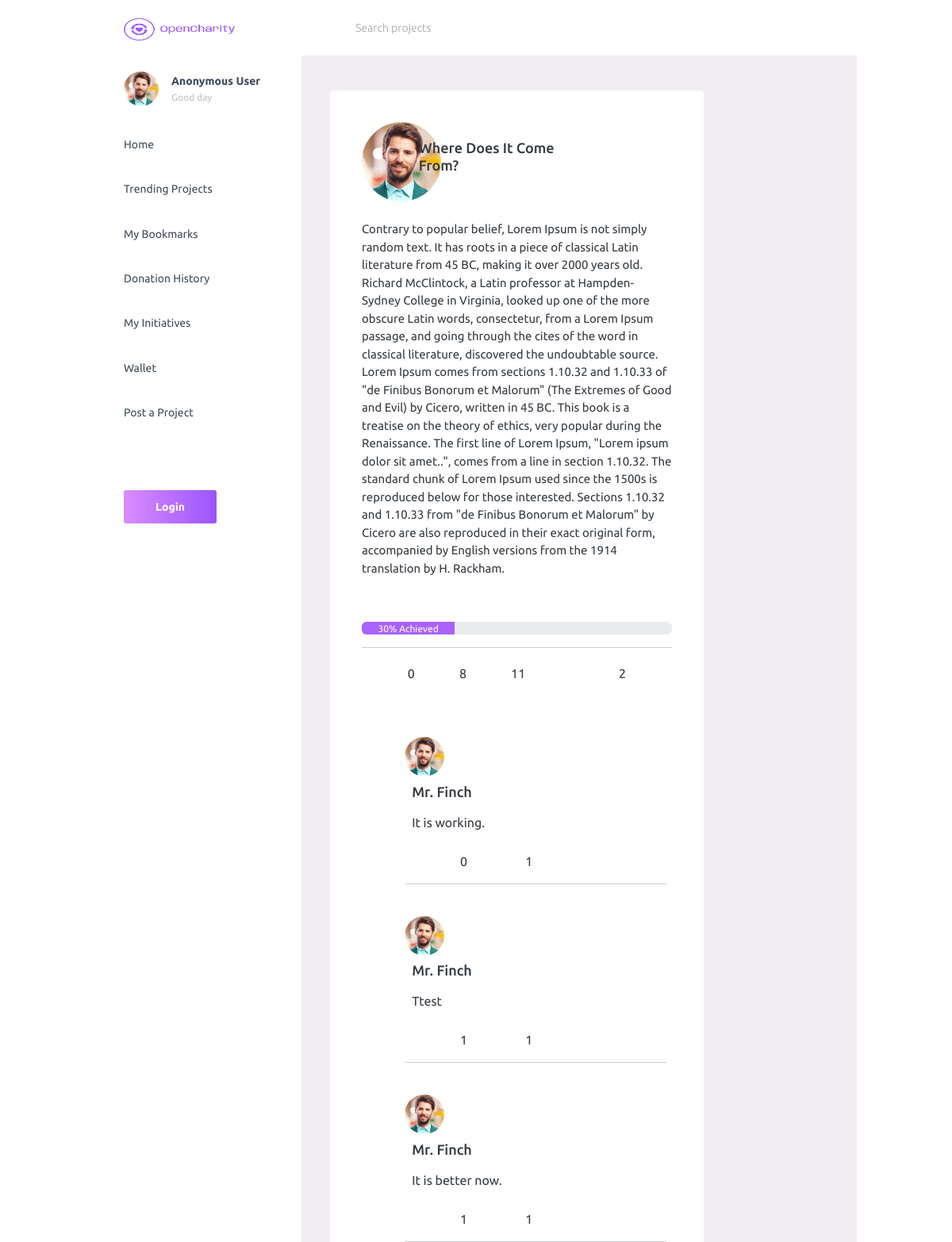
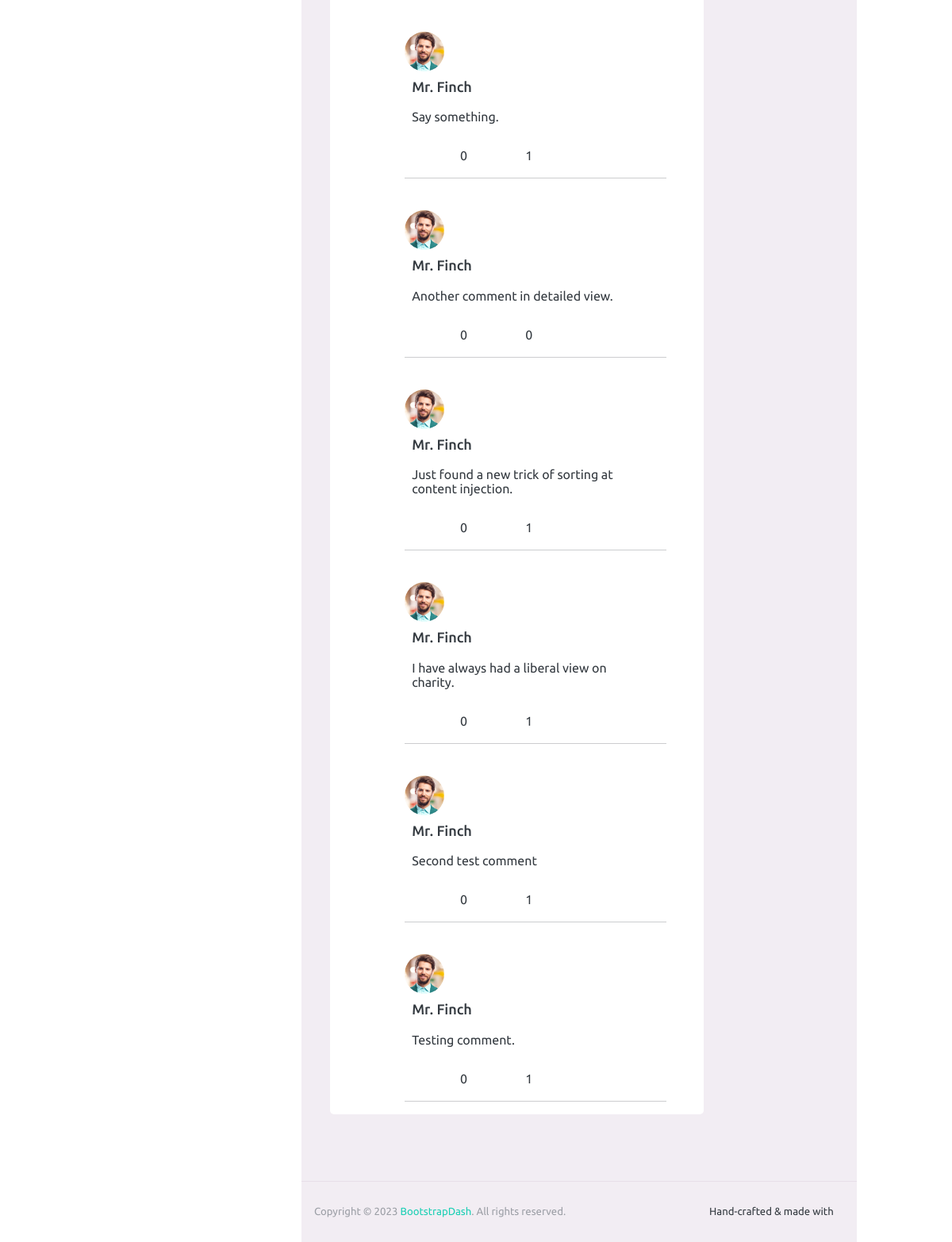
The page /project/9 on the database its author committed (2 pictures, top to bottom).
### application/models/project.py (models this page shows, shortened)
class Project(db.Model):
    id = db.Column(db.Integer, primary_key=True,)
    title = db.Column(db.String(120), nullable=False)
    content = db.Column(db.Text, nullable=False)
    target = db.Column(db.Integer, nullable=False)
    raised = db.Column(db.Integer, nullable=False, default=0)
    date_created = db.Column(db.DateTime, nullable=False, default=datetime.utcnow)
    status = db.Column(db.String(12), nullable=False, default="Pending")
    date_approved = db.Column(db.DateTime, nullable=True)
    author_id = db.Column(db.Integer, db.ForeignKey("user.id"), nullable=False)
    comment_count = db.Column(db.Integer, nullable=False, default=0)
    bookmark_count = db.Column(db.Integer, nullable=False, default=0)
    like_count = db.Column(db.Integer, nullable=False, default=0)
    donation_count = db.Column(db.Integer, nullable=False, default=0)
    comments = db.relationship("Comment", backref="project", lazy=True)
    bookmarks = db.relationship("Bookmark", backref="project", lazy=True)
    donations = db.relationship("Donation", backref="project", lazy=True)

### application/models/comment.py (models this page shows, shortened)
class Comment(db.Model):
    id = db.Column(db.Integer, primary_key=True)
    content = db.Column(db.Text, nullable=False)
    date_created = db.Column(db.DateTime, nullable=False, default=datetime.utcnow)
    user_id = db.Column(db.Integer, db.ForeignKey("user.id"), nullable=False)
    project_id = db.Column(db.Integer, db.ForeignKey("project.id"), nullable=False)
    parent_comment_id = db.Column(db.Integer, db.ForeignKey("comment.id"), nullable=True)
    comment_count = db.Column(db.Integer, nullable=False, default=0)
    like_count = db.Column(db.Integer, nullable=False, default=0)
    parent = db.relationship("Comment", remote_side=[id], backref="children", lazy=True)

### application/models/user.py (models this page shows, shortened)
class User(db.Model, UserMixin):
    id = db.Column(db.Integer, primary_key=True)
    username = db.Column(db.String(64), nullable=False)
    email = db.Column(db.String(64), unique=True, nullable=False)
    dp = db.Column(db.String(64), nullable=False, default="default_dp.png")
    password = db.Column(db.String(64), nullable=False)
    likes = db.relationship("Like", backref="user", lazy=True)
    projects = db.relationship("Project", backref="author", lazy=True)
    bookmarks = db.relationship("Bookmark", backref="user", lazy=True)
    donations = db.relationship("Donation", backref="donor", lazy=True)
    comments = db.relationship("Comment", backref="user", lazy=True)

### application/front/routes/project.py (the view)
@project_bp.route("/project/<int:project_id>", strict_slashes=False)
def project_details(project_id):
    comment_form = CommentForm()
    project = Project.query.get(project_id)
    return render_template("front/project_details.html", project=project, comment_form=comment_form)

### application/front/forms/comment_fm.py
class CommentForm(FlaskForm):
    content = TextAreaField("Content", validators=[DataRequired()])
    submit = SubmitField("Comment")

### application/templates/front/project_details.html (shortened to what this page needs)
{% extends "./base.html" %}
{% block extra_css %}
<link rel="stylesheet" href="{{ url_for('static', filename='css/front.css') }}">
{% endblock extra_css%}
{% block content %}
<div class="col-md-9 grid-margin card stretch-card">
	<div>
		<div class="card-body">
			<div class="row">
			  <div class="col-2">
			    <img src="../static/themeassets/images/faces/face1.jpg" alt="image" class="rounded-circle">
			  </div>
			  <div class="col-7 project-title">
			    <h4 class="card-title"> {{ project.title }}</h4>
			  </div>
			</div>
			<div class="pt-4">
			    <p class="card-text">
			      {{ project.content }}
			    </p>
			</div>
		</div>
		<div class="card-body">
		<div class="progress" role="progressbar" aria-label="Example with label" aria-valuenow="30" aria-valuemin="0" aria-valuemax="100">
  			<div class="progress-bar" style="width: 30%">30% Achieved</div>
		</div>
		<hr>
			<div class="int-buttons">
				<div class="col-2"><a href="#" class="mdi mdi-currency-usd"></a><span class="int-count" >{{ project.donation_count }}</span></div>
				<div class="col-2"><a href="#" class="mdi mdi-comment-outline" onclick="showForm({{ project.id }}, ''); return false;"></a><span class="int-count" >{{ project.comment_count }}</span></div>
				<div class="col-2"><a href="{{ url_for('interactions_bp.like_project', project_id=project.id)  }}" class="mdi mdi-heart-outline"></a><span class="int-count" >{{ project.like_count }}</span></div>
				<div class="col-2"><a href="#" class="mdi mdi-share-variant-outline"></a></div>
				<div class="col-2">
					<a href="{{ url_for('interactions_bp.bookmark_project', project_id=project.id) }}" class="mdi mdi-bookmark-outline"></a>
					<span class="int-count" >{{ project.bookmark_count }}</span>
				</div>
			</div>
		</div>
	</div>
	<div class="pt-1 comments-container">
	{% for comment in project.comments|sort(attribute='date_created', reverse=True) %}
		{% if not comment.parent_comment_id %}
		<div class="pt-4 comment" id="{{ comment.id }}">
			<div class="row">
			  <div class="col-1">
			    <img src="../static/themeassets/images/faces/face1.jpg" alt="image" class="rounded-circle rounded-circle-small">
			  </div>
			  <div class="col-11">
			  	<div class="comment-user project-title">
			  		<h4 class="card-title">{{ comment.user.username}}</h4>
			  	</div>
			    <div class="comment-body">
			    <a class="ancher-disable" href="" onclick="showChildren('child-of-{{ comment.id }}', '{{ comment.id }}-children'); return false;">{{ comment.content }}</a>
				</div>
			  </div>
			</div>
		    <div class="col-9 row int-buttons pt-4">
		    	<div class="col-4">
		    		<a href="#" class="mdi mdi-comment-outline" onclick="showForm({{ project.id }}, {{ comment.id }}); return false"></a>
		    		<span class="int-count" >{{ comment.comment_count }}</span>
		    	</div>
				<div class="col-4">
					<a href="{{ url_for('interactions_bp.like_comment', project_id=project.id, comment_id=comment.id) }}" class="mdi mdi-heart-outline"></a>
					<span class="int-count" >{{ comment.like_count }}</span>
				</div>
			</div>
			<hr>
		</div>
		{% endif %}
	{% endfor %}
	</div>
</div>
{% endblock content %}

### application/templates/base.html (shortened to what this page needs)
<!DOCTYPE html>
<html lang="en">
  <head>
    <link rel="stylesheet" href="../static/themeassets/vendors/mdi/css/materialdesignicons.min.css">
    <link rel="stylesheet" href="../static/themeassets/vendors/ti-icons/css/themify-icons.css">
    <link rel="stylesheet" href="../static/themeassets/vendors/css/vendor.bundle.base.css">
    <link rel="stylesheet" href="../static/themeassets/vendors/font-awesome/css/font-awesome.min.css">
    <link rel='stylesheet' href='https://cdnjs.cloudflare.com/ajax/libs/font-awesome/5.15.3/css/all.min.css'>
    <link rel="stylesheet" href="../static/themeassets/vendors/font-awesome/css/font-awesome.min.css" />
    <link rel="stylesheet" href="../static/themeassets/vendors/bootstrap-datepicker/bootstrap-datepicker.min.css">
    <link rel="stylesheet" href="../static/themeassets/vendors/select2/select2.min.css">
    <link rel="stylesheet" href="../static/themeassets/vendors/select2-bootstrap-theme/select2-bootstrap.min.css">
    <link rel="stylesheet" href="../static/themeassets/css/style.css">
    <link rel="stylesheet" type="text/css" href="../static/css/base.css">
    {% block extra_css %}
    {% endblock %}
  </head>
    <body>
    <div class="container-scroller">
      <nav class="navbar default-layout-navbar col-lg-12 col-12 p-0 fixed-top d-flex flex-row">
        <div class="text-center navbar-brand-wrapper d-flex align-items-center justify-content-start">
          <a class="navbar-brand brand-logo" href="../../index.html"><img src="../static/themeassets/images/logo.png" alt="logo" /></a>
        </div>
        <div class="navbar-menu-wrapper d-flex align-items-stretch">
          <div class="search-field d-none d-md-block">
            <form class="d-flex align-items-center h-100" action="#">
              <div class="input-group">
                <div class="input-group-prepend bg-transparent">
                  <i class="input-group-text border-0 mdi mdi-magnify"></i>
                </div>
                <input type="text" class="form-control bg-transparent border-0" placeholder="Search projects">
              </div>
            </form>
          </div>
        </div>
      </nav>
      <div class="container-fluid page-body-wrapper">
        <nav class="sidebar sidebar-offcanvas" id="sidebar">
          <ul class="nav">
            <li class="nav-item nav-profile">
              <a href="#" class="nav-link">
                <div class="nav-profile-image">
                  <img src="../static/themeassets/images/faces/face1.jpg" alt="profile" />
                </div>
                <div class="nav-profile-text d-flex flex-column">
                  <span class="font-weight-bold mb-2">
                    {% if current_user.is_authenticated %}
                      {{ current_user.username }}
                    {% else %}
                      Anonymous User
                    {% endif %}
                  </span>
                  <span class="text-secondary text-small">Good day</span>
                </div>
                <i class="mdi mdi-bookmark-check text-success nav-profile-badge"></i>
              </a>
            </li>
            <li class="nav-item">
              <a class="nav-link" href="{{ url_for('index_bp.index') }}">
                <span class="menu-title">Home</span>
                <i class="mdi mdi-home-outline menu-icon"></i>
              </a>
            </li>
            <li class="nav-item">
              <a class="nav-link" href="#">
                <span class="menu-title">Trending Projects</span>
                <i class="mdi mdi-fire menu-icon"></i>
              </a>
            </li>
            <li class="nav-item">
              <a class="nav-link" href="#">
                <span class="menu-title">My Bookmarks</span>
                <i class="mdi mdi-bookmark-outline menu-icon"></i>
              </a>
            </li>
            <li class="nav-item">
              <a class="nav-link" href="#">
                <span class="menu-title">Donation History</span>
                <i class="mdi mdi-history menu-icon"></i>
              </a>
            </li>
            <li class="nav-item">
              <a class="nav-link" href="#">
                <span class="menu-title">My Initiatives</span>
                <i class="mdi mdi-hand-heart-outline menu-icon"></i>
              </a>
            </li>
            <li class="nav-item">
              <a class="nav-link" href="#">
                <span class="menu-title">Wallet</span>
                <i class="mdi mdi-currency-usd menu-icon"></i>
              </a>
            </li>
            <li class="nav-item">
              <a class="nav-link" href="{{ url_for('project_bp.new_project') }}">
                <span class="menu-title">Post a Project</span>
                <i class="mdi mdi-pencil-outline menu-icon"></i>
              </a>
            </li>
            <li class="logout-btn nav-item">
              {% if current_user.is_authenticated %}
              <a href="{{ url_for('logout_bp.logout') }}" class="btn btn-gradient-primary mb-2">Logout</a>
              {% else %}
              <a href="{{ url_for('login_bp.login') }}" class="btn btn-gradient-primary mb-2">Login</a>
              {% endif %}
            </li>
          </ul>
        </nav>
        <div class="main-panel">
          <div class="content-wrapper">
            {% block content%}
            {% endblock %}
          </div>
          <footer class="footer">
            <div class="d-sm-flex justify-content-center justify-content-sm-between">
              <span class="text-muted text-center text-sm-left d-block d-sm-inline-block">Copyright © 2023 <a href="https://www.bootstrapdash.com/" target="_blank">BootstrapDash</a>. All rights reserved.</span>
              <span class="float-none float-sm-right d-block mt-1 mt-sm-0 text-center">Hand-crafted & made with <i class="mdi mdi-heart text-danger"></i></span>
            </div>
          </footer>
        </div>
      </div>
    </div>
  </body>
</html>

### application/static/css/base.css (style rules this page uses)
.logout-btn { margin-top: 70px; }
.container-scroller, .navbar { width: 80%; margin: 0 auto; }

### application/static/css/front.css (style rules this page uses)
.project-title { align-content: center; }
a { color: #86898d; }
.ancher-disable { color: #343a40; }
.int-buttons { display: flex; justify-content: center; align-items: center; font-size: 1.5rem; }
.comments-container { width: 70%; margin-left: auto; margin-right: 10%; }
a { text-decoration: none; }
.int-count { font-size: 16px; padding-left: 10%; }
.rounded-circle-small { border-radius: 50%; width: 50px; height: 50px; object-fit: cover; }
.comment-body { padding-top: 2%; padding-left: 3%; }
.comment-user { margin-top: 3%; padding-left: 3%; }
.progress-bar { background-color: #a962ff; }

### rows shown on the page
Project: title "Where Does It Come From?", content "Contrary to popular belief, Lorem Ipsum is not simply random text. It has roots in a piece of classical Latin literature from 45 BC, making it over 2000 years old. Richard McClintock, a Latin professor at Hampden-Sydney College in Virginia, looked up one of the more obscure Latin words, consectetur, from a Lorem Ipsum passage, and going through the cites of the word in classical literature, discovered the undoubtable source. Lorem Ipsum comes from sections 1.10.32 and 1.10.33 of \"de Finibus Bonorum et Malorum\" (The Extremes of Good and Evil) by Cicero, written in 45 BC. This book is a treatise on the theory of ethics, very popular during the Renaissance. The first line of Lorem Ipsum,…", donation_count "0", comment_count "8", like_count "11", bookmark_count "2"
Comment: user.username "Mr. Finch", content "It is working.", comment_count "0", like_count "1"
Comment: user.username "Mr. Finch", content "Ttest", comment_count "1", like_count "1"
Comment: user.username "Mr. Finch", content "It is better now.", comment_count "1", like_count "1"
Comment: user.username "Mr. Finch", content "Say something.", comment_count "0", like_count "1"
Comment: user.username "Mr. Finch", content "Another comment in detailed view.", comment_count "0", like_count "0"
Comment: user.username "Mr. Finch", content "Just found a new trick of sorting at content injection.", comment_count "0", like_count "1"
Comment: user.username "Mr. Finch", content "I have always had a liberal view on charity.", comment_count "0", like_count "1"
Comment: user.username "Mr. Finch", content "Second test comment", comment_count "0", like_count "1"
Comment: user.username "Mr. Finch", content "Testing comment.", comment_count "0", like_count "1"
